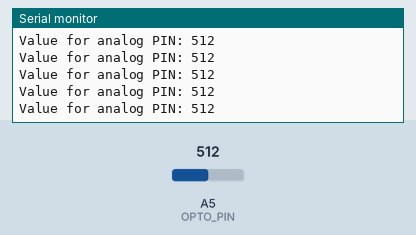
Bench run of a sketch on a simulated Arduino Uno, built with avr-gcc and run on an emulated ATmega328P. Shown: the last lines printed to the serial monitor. The inputs (shaded band) are chosen by the test bench; at power-on: A5 (OPTO_PIN) = 512.

Above: at 1.2 s.
1.3 s: A5 (OPTO_PIN) set to 11
At 2.1 s:
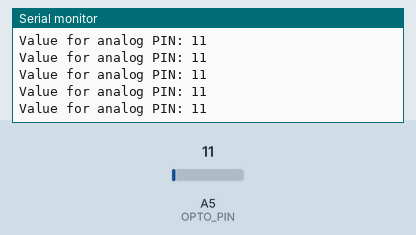
4.3 s: A5 (OPTO_PIN) set to 8
At 5.0 s:
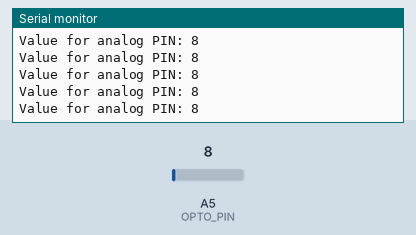
19.3 s: A5 (OPTO_PIN) set to 992
At 20.0 s:
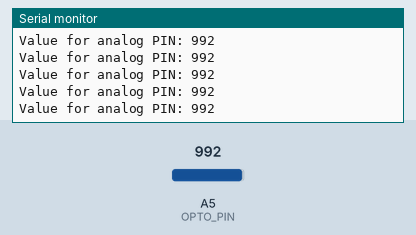
20.8 s: A5 (OPTO_PIN) set to 1016
At 21.4 s:
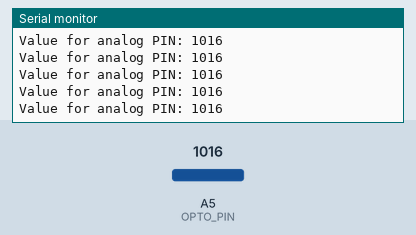
Timing chart, 0 to 23.8 s (numbered marks = the images above; inputs shaded):
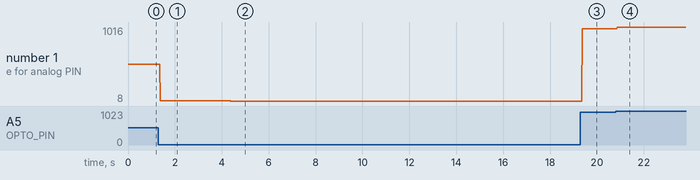

The sketch:

opto_analog.ino
```cpp
#include "config.h"

// GLOBAL
bool buttonState = 0;
int val = -1; // variable to store the analog value coming from the sensor

void setup()
{
    Serial.begin(9600);
}

void loop()
{
    val = analogRead(OPTO_PIN);

    Serial.print("Value for analog PIN: ");
    Serial.println(val);
}
```

config.h
```cpp
#ifndef CONFIG_H
#define CONFIG_H

#include <Arduino.h>

// PINS
const uint8_t OPTO_PIN = 5;

#endif
```

Measured:
- after the input at 1.3 s, the serial monitor: prints a new line after 0.08 s (image 1)
- after the input at 4.3 s, the serial monitor: prints a new line after 0.08 s (image 2)
- after the input at 19.3 s, the serial monitor: prints a new line after 0.08 s (image 3)
- after the input at 20.8 s, the serial monitor: prints a new line after 0.07 s (image 4)
- plotted number 1: 512 → 11 after the input at 1.3 s, 11 → 8 after the input at 4.3 s, 8 → 992 after the input at 19.3 s, 992 → 1016 after the input at 20.8 s
